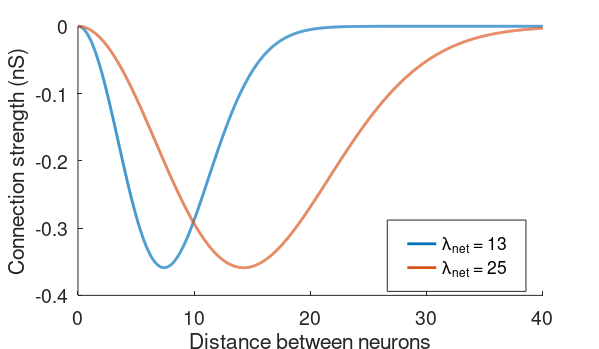

The MATLAB source for this figure:
a = 1;
connMult = 20;

abs_x = 0:0.01:40;


fontSize = 14;
close all;
figure('Position', [878 452 600 350]);

subplot(1, 1, 1, 'FontSize', fontSize);

lam = [13 25];

for l_it = 1:numel(lam)
    lambda = lam(l_it);
    beta = 3/lambda^2; gamma = 1.05*beta;

    fun = a*exp(-gamma*abs_x.^2) - exp(-beta*abs_x.^2);
    hold all;
    plot(abs_x, connMult * fun, 'LineWidth', 2);
end

xlabel('Distance between neurons');
ylabel('Connection strength (nS)');

legend(...
    ['\lambda_{net} = ' num2str(lam(1))], ...
    ['\lambda_{net} = ' num2str(lam(2))]);

legend1 = legend(gca(),'show');
set(legend1,'Position',[0.6457 0.1672 0.2312 0.2038]);



set(gcf,'PaperPositionMode','auto');
print('-depsc2', '../../thesis/src/fig/connectivityFunction.eps');
